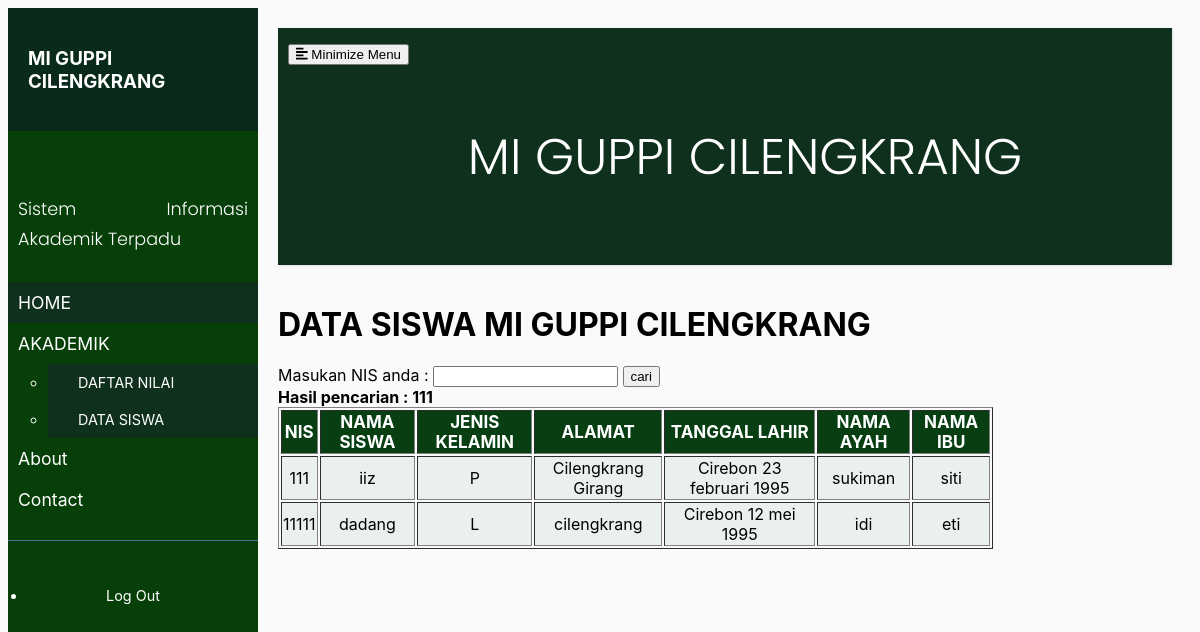
Screenshot of /datasiswa.php?cari=111 with the database file from the repository.
### tables this page shows
CREATE TABLE `data_siswa` (
  `nis` int(10) NOT NULL,
  `nama_siswa` varchar(50) DEFAULT NULL,
  `jk` varchar(1) DEFAULT NULL,
  `alamat` varchar(60) DEFAULT NULL,
  `ttl` varchar(100) DEFAULT NULL,
  `nama_ayah` varchar(50) DEFAULT NULL,
  `nama_ibu` varchar(50) DEFAULT NULL,
  PRIMARY KEY (`nis`)
);

### datasiswa.php (the view, shortened to what this page needs)
<?php
include("koneksi.php");
?>
<!DOCTYPE html>
<html>
<head>
    <link rel="stylesheet" href="style.css">
</head>
<body>
    <div class="wrapper">
        <nav id="sidebar">
            <div class="sidebar-header">
                <h3>MI GUPPI CILENGKRANG</h3>
            </div>
            <ul class="list-unstyled komponen">
                <p>Sistem Informasi Akademik Terpadu</p>
                <li class="active">
                    <a href="index.php" >HOME</a>
                </li>
                <li>
                    <a href="#" data-toggle="collapse" aria-expanded="false" class="dropdown-toggle">AKADEMIK</a>
                    <ul class="collapse list-unstyled" id="pageSubmenu">
                        <li>
                            <a href="akademik.php">DAFTAR NILAI</a>
                        </li>
                        <li>
                            <a href="datasiswa.php">DATA SISWA</a>
                        </li>
                    </ul>
                </li>
                <li>
                    <a href="about.html">About</a>
                </li>
                <li>
                <a href="contact.php">Contact</a>
                </li>
            </ul>
            <ul class="list-unstyled sdbawah">
                <li>
                    <a href="login.php" class="download">Log Out</a>
                </li>
            </ul>
        </nav>
        <div id="content">
            <nav class="navbar navbar-expand-lg navbar-light bg-light">
                <div class="container-fluid">
                    <button type="button" id="sidebarCollapse" class="btn btn-info">
                        <i class="fas fa-align-left"></i>
                        <span>Minimize Menu</span>
                    </button>
                    <div class="collapse navbar-collapse" id="navbarSupportedContent">
                        <ul class="judul">
                            <p>MI GUPPI CILENGKRANG</p>
                        </ul>
                    </div>
                </div>
            </nav>
            <h1>DATA SISWA MI GUPPI CILENGKRANG</h1>
<form action="datasiswa.php" method="get">
<label>Masukan NIS anda :</label>
<input type="text" name="cari">
<input type="submit" value="cari">
</form>
<?php
if(isset($_GET['cari'])){
$cari = $_GET['cari'];
echo "<b>Hasil pencarian : ".$cari."</b>";
}
?>
<table width='80%' border=1>
<thead><th>NIS</th> <th>NAMA SISWA</th> <th>JENIS KELAMIN</th> <th>ALAMAT</th><th>TANGGAL LAHIR</th><th>NAMA AYAH</th><th>NAMA IBU</th></thead>
<?php
    if(isset($_GET['cari'])){
        $cari = $_GET['cari'];
        $result = mysqli_query($conn,"select * from data_siswa where nis like '%".$cari."%'");
    }else{
        $result = mysqli_query($conn, "SELECT * FROM data_siswa ORDER BY nis DESC");
 }
while($user_data = mysqli_fetch_array($result)){
    ?>
<tr>
    <td><?php echo $user_data['nis'];?></td>
    <td><?php echo $user_data['nama_siswa'];?></td>
    <td><?php echo $user_data['jk'];?></td>
    <td><?php echo $user_data['alamat'];?></td>
    <td><?php echo $user_data['ttl'];?></td>
    <td><?php echo $user_data['nama_ayah'];?></td>
    <td><?php echo $user_data['nama_ibu'];?></td>
<?php } ?>
</table>
        </div>
    </div>
</body>
</html>

### style.css (style rules this page uses)
body { font-family: Impact, Haettenschweiler, 'Arial Narrow Bold', sans-serif; background: #fafafa; }
p { font-family: 'Poppins', sans-serif; font-size: 1.1em; font-weight: 300; line-height: 1.7em; color: rgb(12, 11, 11); text-align: justify; }
.judul p { color: white; text-align: center; font-size: 50px; }
table { text-align: center; }
table th { background:#073f13; }
table td { background: rgb(234, 240, 237); }
thead th { color: white; font-size: 17px; }
a, a:hover, a:focus { color: inherit; text-decoration: none; transition: all 0.3s; }
.navbar { padding: 15px 10px; background: #0f301c; border:1px; border-radius: 0; margin-bottom: 40px; box-shadow: 1px 1px 3px rgba(0, 0, 0, 0.1); }
.wrapper { display: flex; width: 100%; align-items: stretch; font-family: -apple-system, BlinkMacSystemFont, 'Segoe UI', Roboto, Oxygen, Ubuntu, Cantarell, 'Open Sans', 'Helvetica Neue', sans-serif; }
#sidebar { min-width: 250px; max-width: 250px; background: #073f09; color: #fff; transition: all 0.3s; }
#sidebar .sidebar-header { padding: 20px; background: #0a2b1b; }
#sidebar ul.komponen { padding: 20px 0; border-bottom: 1px solid #47748b; }
#sidebar ul p { color: #fff; padding: 10px; }
#sidebar ul li a { padding: 10px; font-size: 1.1em; display: block; }
#sidebar ul li.active>a, a[aria-expanded="true"] { color: #fff; background: #0f301c; }
a[data-toggle="collapse"] { position: relative; }
.dropdown-toggle::after { display: block; position: absolute; top: 50%; right: 20px; transform: translateY(-50%); }
ul ul a { font-size: 0.9em !important; padding-left: 30px !important; background: #0f301c; }
ul.sdbawah { padding: 20px; }
ul.sdbawah a { text-align: center; font-size: 0.9em !important; display: block; border-radius: 5px; margin-bottom: 5px; }
body { font-family: sans-serif; }
#content { width: 100%; padding: 20px; min-height: 100vh; transition: all 0.3s; }

### rows the page displays
data_siswa: nis "111", nama_siswa "iiz", jk "P", alamat "Cilengkrang Girang", ttl "Cirebon 23 februari 1995", nama_ayah "sukiman", nama_ibu "siti"
data_siswa: nis "11111", nama_siswa "dadang", jk "L", alamat "cilengkrang", ttl "Cirebon 12 mei 1995", nama_ayah "idi", nama_ibu "eti"

### other values shown
$cari "111"
